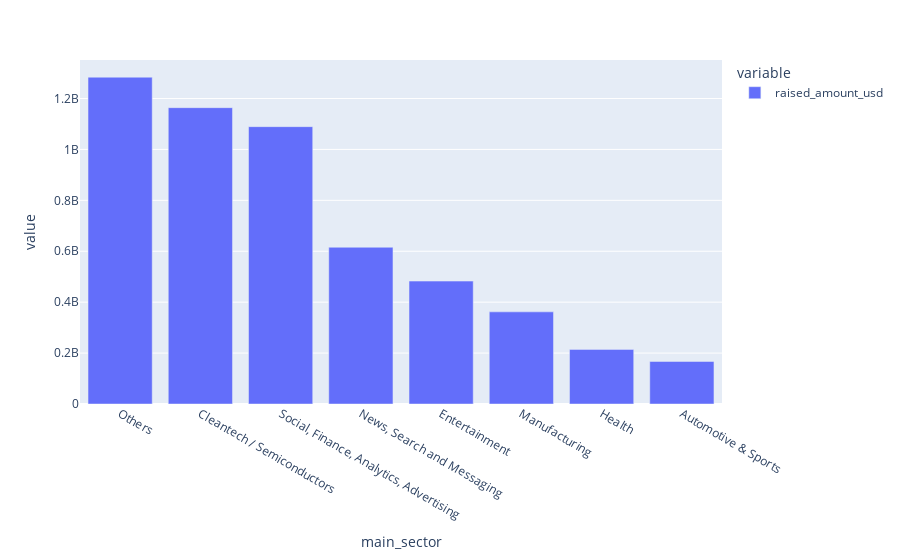

This figure's notebook cell:
### Markdown cell above
##### Using Plotly charts to get better and interactive data visualization

### Code cell
px.bar(D2.groupby(by='main_sector')['raised_amount_usd'].sum().sort_values(ascending=False))

### Figure 1 — Plotly figure (JSON) as saved in the notebook; plotly's stock layout.template omitted (floating-point values rounded to 4 significant figures)
{"data": [{"alignmentgroup": "True", "hovertemplate": "variable=raised_amount_usd<br>main_sector=%{x}<br>value=%{y}<extra></extra>", "legendgroup": "raised_amount_usd", "marker": {"color": "#636efa"}, "name": "raised_amount_usd", "offsetgroup": "raised_amount_usd", "orientation": "v", "showlegend": true, "textposition": "auto", "type": "bar", "x": ["Others", "Cleantech / Semiconductors", "Social, Finance, Analytics, Advertising", "News, Search and Messaging", "Entertainment", "Manufacturing", "Health", "Automotive & Sports"], "xaxis": "x", "y": [1283624289, 1163990056, 1089404014, 615746235, 482784687, 361940335, 214537510, 167051565], "yaxis": "y"}], "layout": {"barmode": "relative", "legend": {"title": {"text": "variable"}, "tracegroupgap": 0}, "margin": {"t": 60}, "xaxis": {"anchor": "y", "domain": [0, 1], "title": {"text": "main_sector"}}, "yaxis": {"anchor": "x", "domain": [0, 1], "title": {"text": "value"}}}}
